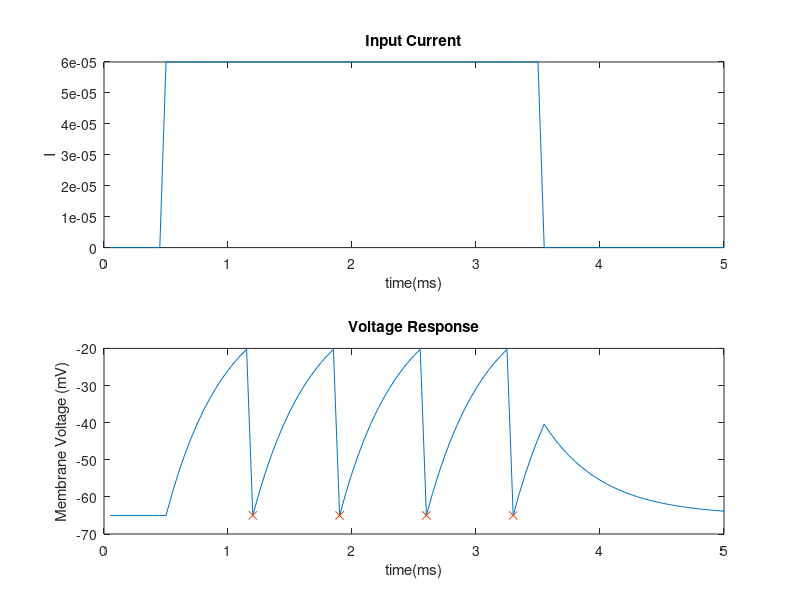
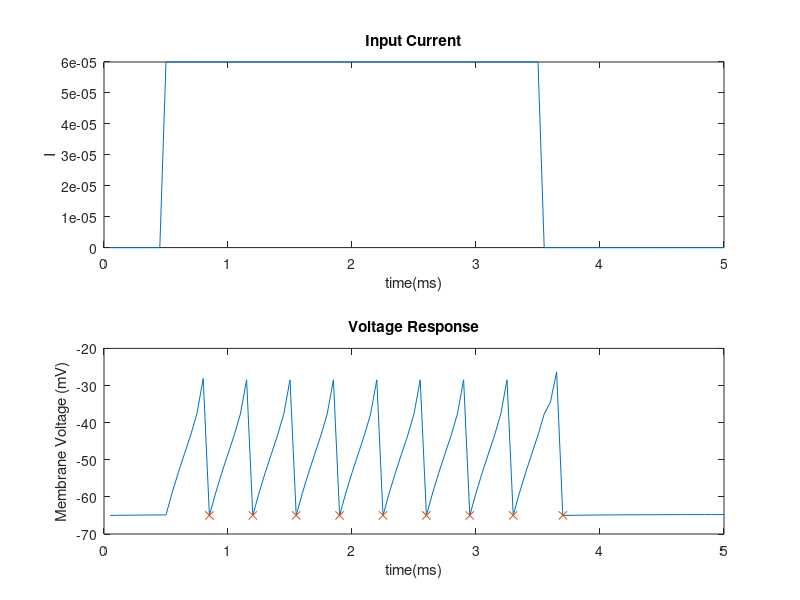
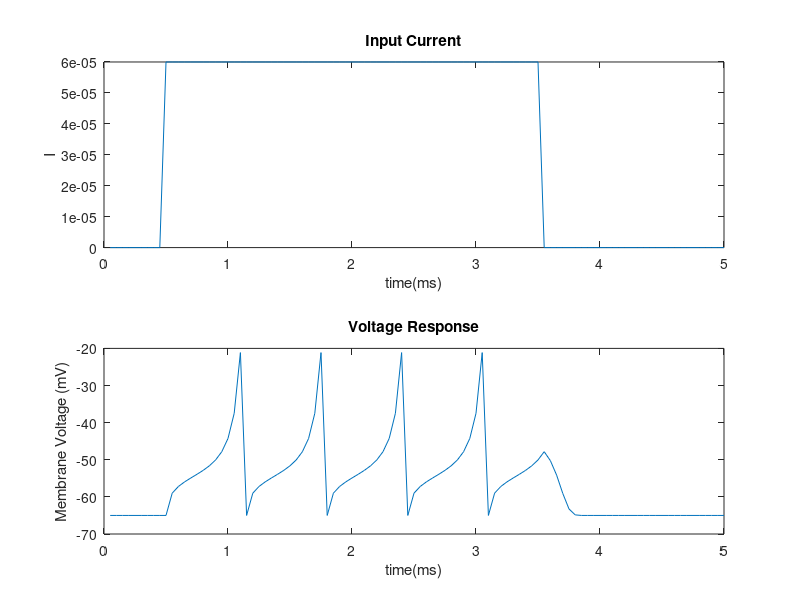
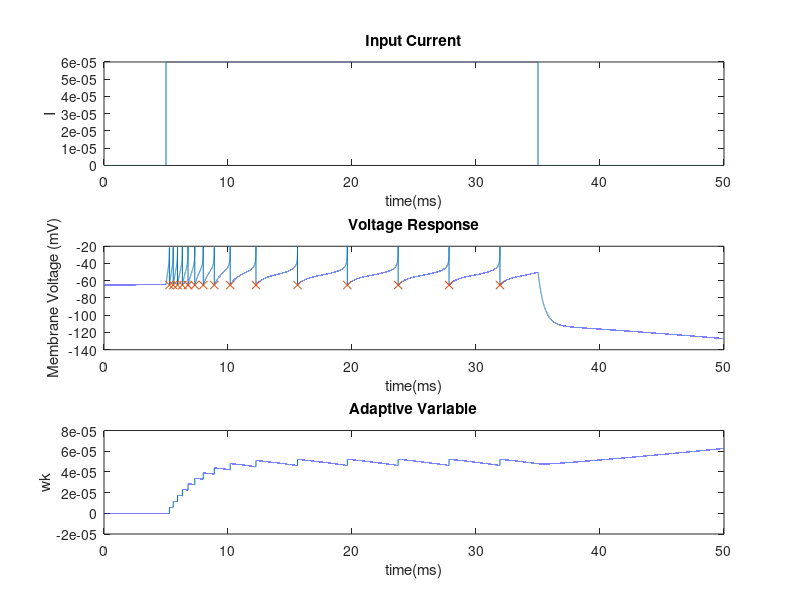

The MATLAB script that drew these images, in order:
%% basic leaky if
y1=zeros(1,100);
y1(1)=-65;
yrest=-65;
R=1e6;
x=zeros(1,100);
x(10:70)=6e-5;
tau=.5e-3;
h=tau/10;
thresh=-20;
spikes=[];
for i=2:100
    y1(i)=y1(i-1)*(1-h/tau)+h/tau*(yrest+R*x(i-1));
    if y1(i)>=thresh
        y1(i)=yrest;
        spikes=[spikes i];

    end

    end

t=(1:100)*h*1000;
figure
subplot(2,1,1)
plot(t,x)
xlabel('time(ms)')
ylabel('I')
title('Input Current')

subplot(2,1,2)
plot(t,y1)
xlabel('time(ms)')
ylabel('Membrane Voltage (mV)')
title('Voltage Response')
hold on

plot(t(spikes),y1(spikes),'x')
%% Exponential IF
y1=zeros(1,100);
y1(1)=-65;
yrest=-65;
R=1e6;
x=zeros(1,100);
x(10:70)=6e-5; 
tau=.5e-3;
h=tau/10;
thresh=-20;
sharp=5;
rbv=-50;
spikes=[];
for i=2:100
    y1(i)=h/tau*(-(y1(i-1)-yrest)+sharp*exp((y1(i-1)-rbv)/sharp)+R*x(i-1))+y1(i-1);
    if y1(i)>=thresh
        y1(i)=yrest;
        spikes=[spikes i];

    end
end

t=(1:100)*h*1000;
figure
subplot(2,1,1)
plot(t,x)
xlabel('time(ms)')
ylabel('I')
title('Input Current')

subplot(2,1,2)
plot(t,y1)
xlabel('time(ms)')
ylabel('Membrane Voltage (mV)')
title('Voltage Response')
hold on

plot(t(spikes),y1(spikes),'x')
%% Quadratic IF
y1=zeros(1,100);
y1(1)=-65;
yrest=-65;
R=1e6;
x=zeros(1,100);
x(10:70)=6e-5; 
tau=.5e-3;
h=tau/10;
thresh=-20;
yc=-45;
a0=.5;
spikes=[];
for i=2:100
    y1(i)=h/tau*(a0*(y1(i-1)-yrest)*(y1(i-1)-yc)+R*x(i-1))+y1(i-1);
    if y1(i)>=thresh
        y1(i)=yrest;
        spikes=[spikes i];

    end
end

t=(1:100)*h*1000;
figure
subplot(2,1,1)
plot(t,x)
xlabel('time(ms)')
ylabel('I')
title('Input Current')

subplot(2,1,2)
plot(t,y1)
xlabel('time(ms)')
ylabel('Membrane Voltage (mV)')
title('Voltage Response')
hold on

 %% Adaptive Exponential IF
y1=zeros(1,100000);
y1(1)=-65;
wk=zeros(1,100000);
yrest=-65;
R=1e6;
x=zeros(1,100000);
x(10000:70000)=6e-5; 
tau=.5e-3;
h=tau/1000;
thresh=-20;
sharp=5;
rbv=-50;
spikes=[];
ak=-0.000002;
bk=12;
tauk=.05;
for i=2:100000
    y1(i)=h/tau*(-(y1(i-1)-yrest)+sharp*exp((y1(i-1)-rbv)/sharp)+R*x(i-1)-R*wk(i-1))+y1(i-1);
    if y1(i)>=thresh
        wk(i)=h/tauk*(-ak*(y1(i-1)-yrest)-wk(i-1)+bk*tauk)+wk(i-1);
        y1(i)=yrest;
        spikes=[spikes i];
    else
        wk(i)=h/tauk*(ak*(y1(i-1)-yrest)-wk(i-1))+wk(i-1);

    end
end

t=(1:100000)*h*1000;
figure
subplot(3,1,1)
plot(t,x)
xlabel('time(ms)')
ylabel('I')
title('Input Current')

subplot(3,1,2)
plot(t,y1)
xlabel('time(ms)')
ylabel('Membrane Voltage (mV)')
title('Voltage Response')
hold on

plot(t(spikes),y1(spikes),'x')

subplot(3,1,3)
plot(t,wk)
xlabel('time(ms)')
ylabel('wk')
title('Adaptive Variable')
hold on


